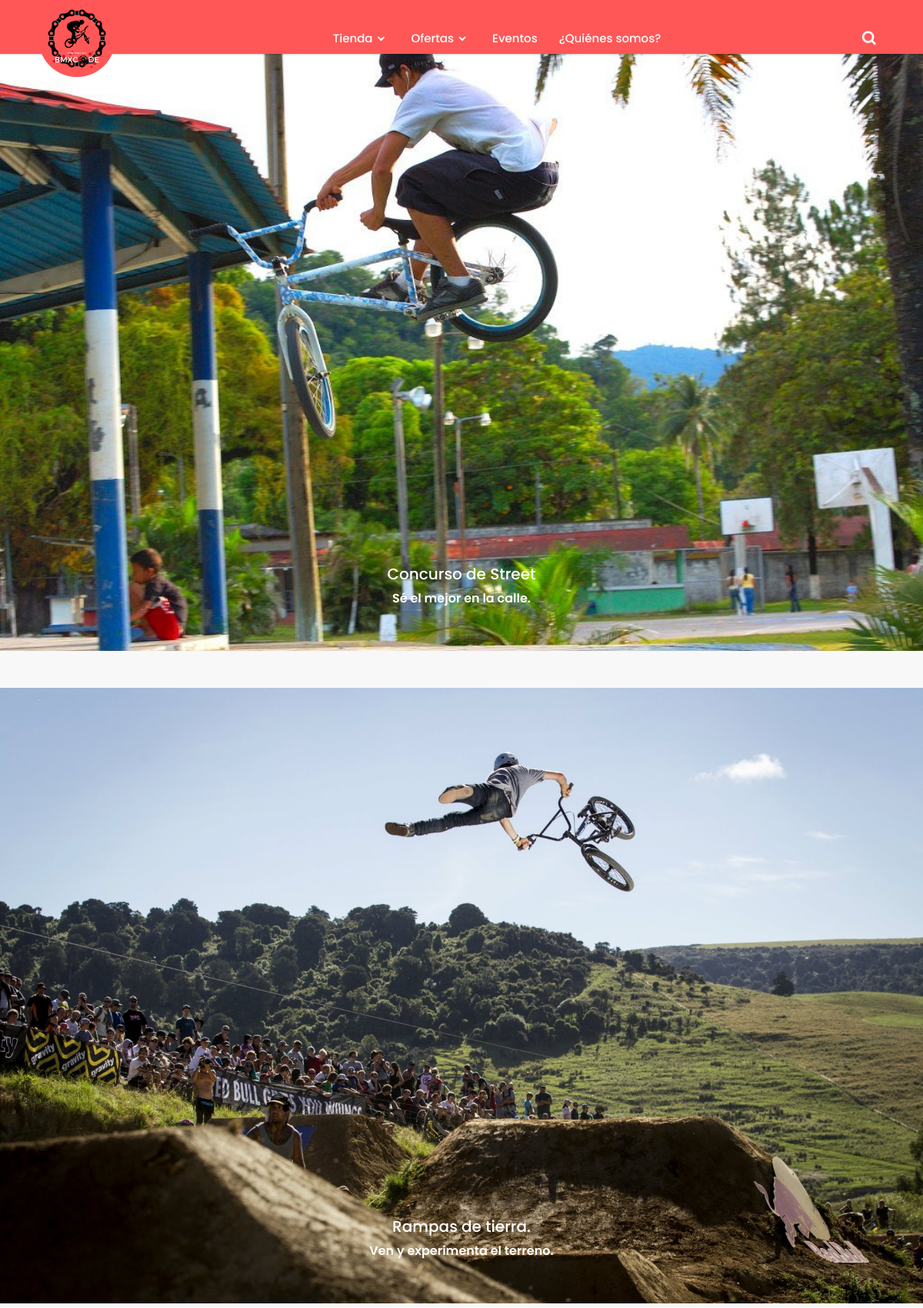
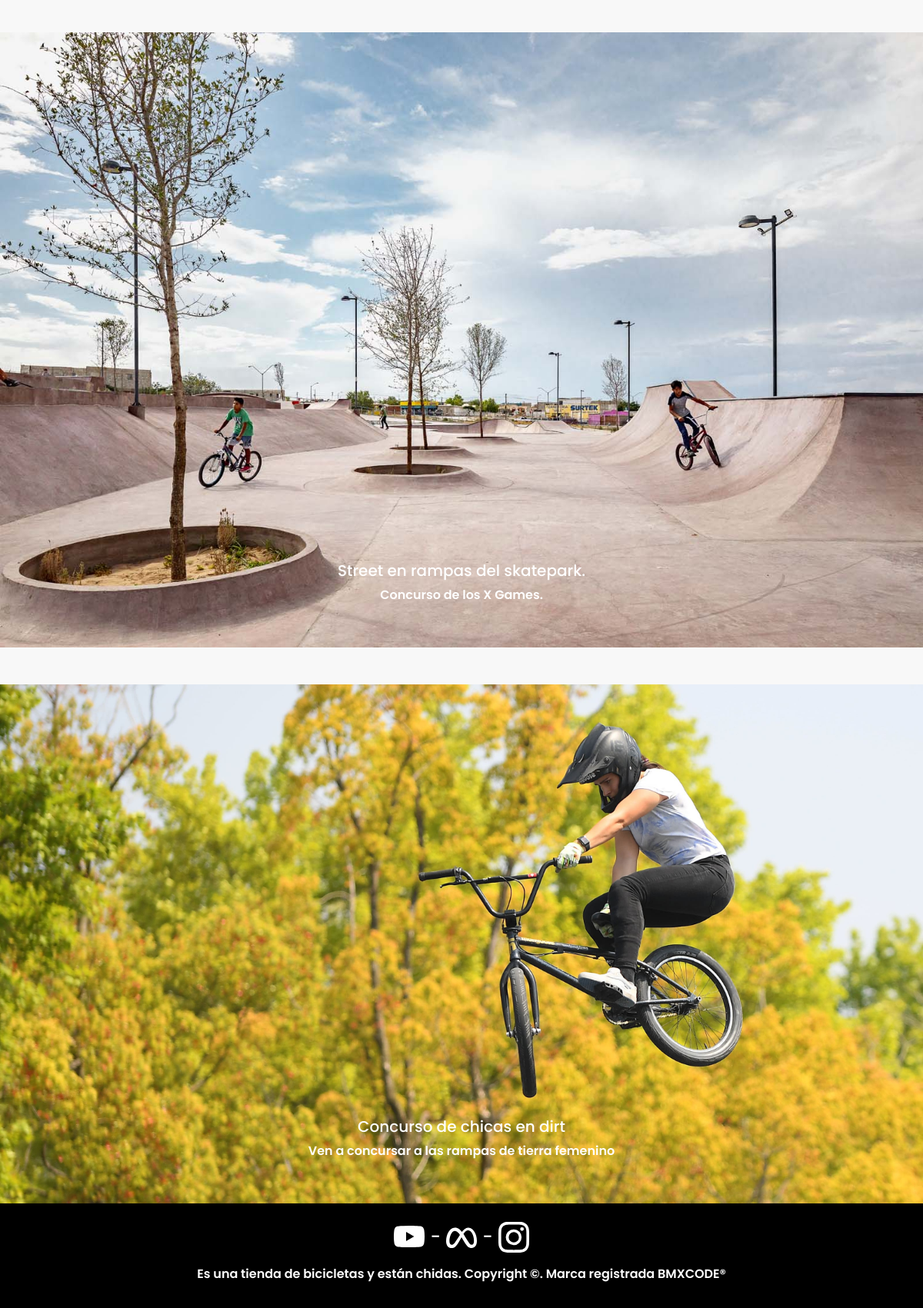
The page /eventos.php on the database its author committed (2 pictures, top to bottom).
### tables this page shows
CREATE TABLE `noticia` (
  `idnoticia` int(11) NOT NULL,
  `nombre_noticia` varchar(40) NOT NULL,
  `descripcion` text NOT NULL,
  `imagen` varchar(30) NOT NULL
);

### bd/mostrarNoticias.php (called while the page is built, shortened)
<?php
    $sqlTodo = "SELECT * FROM noticia";
?>

### eventos.php (the view, shortened to what this page needs)
<!DOCTYPE html>
<html lang="es">
<head>
    <link rel="stylesheet" href="css/bootstrap/css/bootstrap.min.css">
    <?php include "bd/mostrarNoticias.php"; ?>
</head>
<body style="background-color: #F8F8F8;">
    <?php include 'partes/cabecera.php'; ?>
    <?php
    $resultado = mysqli_query($conexion, $sqlTodo);
    while ($mostrar = mysqli_fetch_array($resultado)) { ?>
        <div class="mt-5">
            <div class="mt-5">
                <div class="carousel-inner">
                    <img src="<?php echo $mostrar['imagen']; ?>" class="d-block w-100">
                    <div class="carousel-caption d-none d-md-block">
                        <h5><?php echo $mostrar['nombre_noticia']; ?></h5>
                        <p><?php echo $mostrar['descripcion']; ?></p>
                    </div>
                </div>
            </div>
        </div>
    <?php
    }
    ?>
</body>
<?php include 'partes/pie.php'; ?>
</html>

### css/estilos.css (style rules this page uses)
* { margin: 0; padding: 0; box-sizing: border-box; font-family: 'Poppins', sans-serif; }
body { min-height: 100vh; }
p { color: white; font-weight: 600; }

### rows shown on the page
noticia: imagen (picture), nombre_noticia "Concurso de Street", descripcion "Sé el mejor en la calle."
noticia: imagen (picture), nombre_noticia "Rampas de tierra.", descripcion "Ven y experimenta el terreno."
noticia: imagen (picture), nombre_noticia "Street en rampas del skatepark.", descripcion "Concurso de los X Games."
noticia: imagen (picture), nombre_noticia "Concurso de chicas en dirt", descripcion "Ven a concursar a las rampas de tierra femenino"
